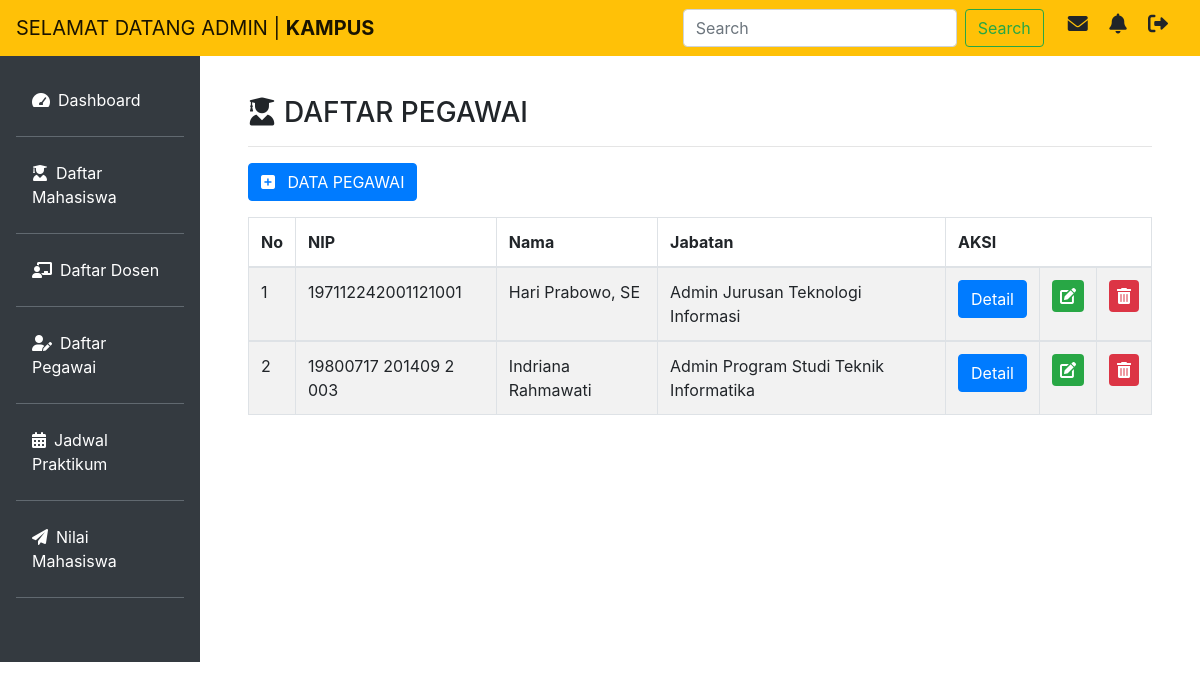
/FrontEnd/pegawai.php, run on the app's committed database.
### tables this page shows
CREATE TABLE `staff` (
  `No` int(4) NOT NULL,
  `NIP` varchar(25) NOT NULL,
  `Nama` varchar(60) NOT NULL,
  `Jabatan` varchar(60) NOT NULL
);

### FrontEnd/pegawai.php (the view, shortened to what this page needs)
<?php
include '../BackEnd/koneksi.php';
?>
<!doctype html>
<html lang="en">
  <head>
    <link rel="stylesheet" href="https://stackpath.bootstrapcdn.com/bootstrap/4.3.1/css/bootstrap.min.css">
    <link rel="stylesheet" href="admin.css">
    <link rel="stylesheet" href="../fontawesome-free/css/all.min.css">
  </head>
  <body>
    <nav class="navbar navbar-expand-lg navbar-light bg-warning fixed-top">
  <a class="navbar-brand" href="#">SELAMAT DATANG ADMIN | <b>KAMPUS</b></a>
    <form class="form-inline my-2 my-lg-0 ml-auto">
      <input class="form-control mr-sm-2" type="search" placeholder="Search" aria-label="Search">
      <button class="btn btn-outline-success my-2 my-sm-0" type="submit">Search</button>
    </form>
    <div class="icon ml-4">
        <h5>
            <i class="fas fa-envelope mr-3" data-toogle="tooltip" title="Surat Masuk"></i>
            <i class="fas fa-bell mr-3" data-toogle="tooltip" title="Notifikasi"></i>
            <i class="fas fa-sign-out-alt mr-3" data-toogle="tooltip" title="Sign Out"></i>
        </h5>
    </div>
</nav>
<div class="row no-gutters mt-5">
  <div class="col-md-2 bg-dark mt-2 pr-3 pt-4">
    <ul class="nav flex-column ml-3 mb-5">
      <li class="nav-item">
        <a class="nav-link active text-white" href="dashboard.php"><i class="fas fa-tachometer mr-2"></i>Dashboard</a><hr class="bg-secondary">
      </li>
      <li class="nav-item">
        <a class="nav-link text-white" href="mahasiswa.php"><i class="fas fa-user-graduate mr-2"></i>Daftar Mahasiswa</a><hr class="bg-secondary">
      </li>
      <li class="nav-item">
        <a class="nav-link text-white" href="dosen.php"><i class="fas fa-chalkboard-teacher mr-2"></i>Daftar Dosen</a><hr class="bg-secondary">
      </li>
      <li class="nav-item">
        <a class="nav-link text-white" href="pegawai.php"><i class="fas fa-user-edit mr-2"></i>Daftar Pegawai</a><hr class="bg-secondary">
      </li>
      <li class="nav-item">
        <a class="nav-link text-white" href="jadwal.php"><i class="fas fa-calendar-alt mr-2"></i>Jadwal Praktikum</a><hr class="bg-secondary">
      </li>
      <li class="nav-item">
        <a class="nav-link text-white" href="nilai.php"><i class="fas fa-paper-plane mr-2"></i>Nilai Mahasiswa</a><hr class="bg-secondary">
      </li>
    </ul>
  </div>
  <div class="col-md-10 p-5 pt-2">
    <h3><i class="fas fa-user-graduate mr-2"></i></i>DAFTAR PEGAWAI</h3><hr>
    <a href="" class="btn btn-primary mb-3"><i class="fas fa-plus-square mr-2"></i> DATA PEGAWAI</a>
    <table class="table table-striped table-bordered">
      <thead>
        <tr>
          <th scope="col">No</th>
          <th scope="col">NIP</th>
          <th scope="col">Nama</th>
          <th scope="col">Jabatan</th>
          <th colspan="3" scope="col">AKSI</th>
        </tr>
      </thead>
      <?php
            $query = "SELECT * FROM staff";
            $result = mysqli_query($koneksi, $query);
            while ($row = mysqli_fetch_array($result)) {
                $no = $row['No'];
                $nip = $row["NIP"];
                $nama = $row['Nama'];
                $jabatan = $row['Jabatan'];
            ?>
        <tbody>
            <tr>
                <td><?php echo $no; ?></td>
                <td><?php echo $nip; ?></td>
                <td><?php echo $nama; ?></td>
                <td><?php echo $jabatan; ?></td>
                <td><a href="" class="btn btn-primary">Detail</a></td>
                <td><i class="fas fa-edit bg-success p-2 text-white rounded" data-toogle="tooltip" title="Edit"></i></td>
                <td><i class="fas fa-trash-alt bg-danger p-2 text-white rounded" data-toogle="tooltip" title="Delete"></i></td>
            </tr>
        </tbody>
        <?php } ?>
    </table>
  </div>
</div>
    </body>
</html>

### data on the page
staff: No "1", NIP "197112242001121001", Nama "Hari Prabowo, SE", Jabatan "Admin Jurusan Teknologi Informasi"
staff: No "2", NIP "19800717 201409 2 003", Nama "Indriana Rahmawati", Jabatan "Admin Program Studi Teknik Informatika"
